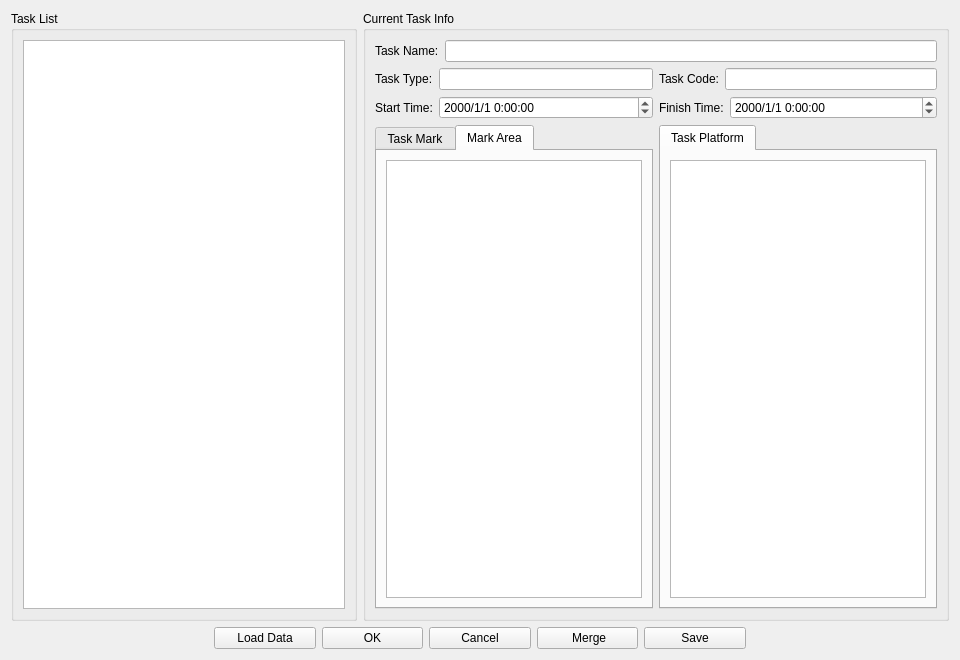
<?xml version="1.0" encoding="UTF-8"?>
<ui version="4.0">
 <class>CDlgActionCompendium</class>
 <widget class="QWidget" name="CDlgActionCompendium">
  <property name="geometry">
   <rect>
    <x>0</x>
    <y>0</y>
    <width>960</width>
    <height>660</height>
   </rect>
  </property>
  <property name="windowTitle">
   <string>ActionCompendium</string>
  </property>
  <layout class="QGridLayout" name="gridLayout_2">
   <item row="0" column="0">
    <widget class="QGroupBox" name="groupBox">
     <property name="title">
      <string>Task List</string>
     </property>
     <layout class="QVBoxLayout" name="verticalLayout">
      <item>
       <widget class="QTableWidget" name="tableWidget"/>
      </item>
     </layout>
    </widget>
   </item>
   <item row="0" column="1">
    <widget class="QGroupBox" name="groupBox_2">
     <property name="title">
      <string>Current Task Info</string>
     </property>
     <layout class="QGridLayout" name="gridLayout">
      <item row="1" column="0">
       <layout class="QHBoxLayout" name="horizontalLayout_5">
        <item>
         <widget class="QLabel" name="label_2">
          <property name="text">
           <string>Task Type:</string>
          </property>
         </widget>
        </item>
        <item>
         <widget class="QLineEdit" name="lineEdit_2">
          <property name="text">
           <string/>
          </property>
         </widget>
        </item>
       </layout>
      </item>
      <item row="1" column="1">
       <layout class="QHBoxLayout" name="horizontalLayout_6">
        <item>
         <widget class="QLabel" name="label_3">
          <property name="text">
           <string>Task Code:</string>
          </property>
         </widget>
        </item>
        <item>
         <widget class="QLineEdit" name="lineEdit_3">
          <property name="text">
           <string/>
          </property>
         </widget>
        </item>
       </layout>
      </item>
      <item row="2" column="0">
       <layout class="QHBoxLayout" name="horizontalLayout_7" stretch="1,6">
        <item>
         <widget class="QLabel" name="label_4">
          <property name="text">
           <string>Start Time:</string>
          </property>
         </widget>
        </item>
        <item>
         <widget class="QDateTimeEdit" name="dateTimeEdit">
          <property name="displayFormat">
           <string>yyyy/M/d H:mm:ss</string>
          </property>
         </widget>
        </item>
       </layout>
      </item>
      <item row="2" column="1">
       <layout class="QHBoxLayout" name="horizontalLayout_8" stretch="1,6">
        <item>
         <widget class="QLabel" name="label_5">
          <property name="text">
           <string>Finish Time:</string>
          </property>
         </widget>
        </item>
        <item>
         <widget class="QDateTimeEdit" name="dateTimeEdit_2">
          <property name="displayFormat">
           <string>yyyy/M/d H:mm:ss</string>
          </property>
         </widget>
        </item>
       </layout>
      </item>
      <item row="3" column="0">
       <widget class="QTabWidget" name="tabWidget">
        <property name="currentIndex">
         <number>1</number>
        </property>
        <widget class="QWidget" name="tab">
         <attribute name="title">
          <string>Task Mark</string>
         </attribute>
         <layout class="QHBoxLayout" name="horizontalLayout_2">
          <item>
           <widget class="QTableWidget" name="tableWidget_2"/>
          </item>
         </layout>
        </widget>
        <widget class="QWidget" name="tab_2">
         <attribute name="title">
          <string>Mark Area</string>
         </attribute>
         <layout class="QHBoxLayout" name="horizontalLayout_3">
          <item>
           <widget class="QTableWidget" name="tableWidget_3"/>
          </item>
         </layout>
        </widget>
       </widget>
      </item>
      <item row="3" column="1">
       <widget class="QTabWidget" name="tabWidget_2">
        <property name="currentIndex">
         <number>0</number>
        </property>
        <widget class="QWidget" name="tab_3">
         <attribute name="title">
          <string>Task Platform</string>
         </attribute>
         <layout class="QVBoxLayout" name="verticalLayout_2">
          <item>
           <widget class="QTableWidget" name="tableWidget_4"/>
          </item>
         </layout>
        </widget>
       </widget>
      </item>
      <item row="0" column="0" colspan="2">
       <layout class="QHBoxLayout" name="horizontalLayout_4">
        <item>
         <widget class="QLabel" name="label">
          <property name="text">
           <string>Task Name:</string>
          </property>
         </widget>
        </item>
        <item>
         <widget class="QLineEdit" name="lineEdit"/>
        </item>
       </layout>
      </item>
     </layout>
    </widget>
   </item>
   <item row="1" column="0" colspan="2">
    <layout class="QHBoxLayout" name="horizontalLayout" stretch="2,1,1,1,1,1,2">
     <item>
      <spacer name="horizontalSpacer">
       <property name="orientation">
        <enum>Qt::Horizontal</enum>
       </property>
       <property name="sizeHint" stdset="0">
        <size>
         <width>40</width>
         <height>20</height>
        </size>
       </property>
      </spacer>
     </item>
     <item>
      <widget class="QPushButton" name="pushButton">
       <property name="minimumSize">
        <size>
         <width>0</width>
         <height>0</height>
        </size>
       </property>
       <property name="text">
        <string>Load Data</string>
       </property>
       <property name="autoRepeatDelay">
        <number>300</number>
       </property>
      </widget>
     </item>
     <item>
      <widget class="QPushButton" name="pushButton_2">
       <property name="text">
        <string>OK</string>
       </property>
      </widget>
     </item>
     <item>
      <widget class="QPushButton" name="pushButton_3">
       <property name="text">
        <string>Cancel</string>
       </property>
      </widget>
     </item>
     <item>
      <widget class="QPushButton" name="pushButton_4">
       <property name="text">
        <string> Merge</string>
       </property>
      </widget>
     </item>
     <item>
      <widget class="QPushButton" name="pushButton_5">
       <property name="text">
        <string>Save</string>
       </property>
      </widget>
     </item>
     <item>
      <spacer name="horizontalSpacer_2">
       <property name="orientation">
        <enum>Qt::Horizontal</enum>
       </property>
       <property name="sizeHint" stdset="0">
        <size>
         <width>40</width>
         <height>20</height>
        </size>
       </property>
      </spacer>
     </item>
    </layout>
   </item>
  </layout>
 </widget>
 <tabstops>
  <tabstop>tabWidget</tabstop>
  <tabstop>tableWidget</tabstop>
  <tabstop>tabWidget_2</tabstop>
  <tabstop>lineEdit_2</tabstop>
  <tabstop>lineEdit_3</tabstop>
  <tabstop>dateTimeEdit</tabstop>
  <tabstop>dateTimeEdit_2</tabstop>
  <tabstop>tableWidget_2</tabstop>
  <tabstop>tableWidget_3</tabstop>
  <tabstop>tableWidget_4</tabstop>
  <tabstop>lineEdit</tabstop>
  <tabstop>pushButton</tabstop>
  <tabstop>pushButton_2</tabstop>
  <tabstop>pushButton_3</tabstop>
  <tabstop>pushButton_4</tabstop>
  <tabstop>pushButton_5</tabstop>
 </tabstops>
 <resources/>
 <connections/>
</ui>
